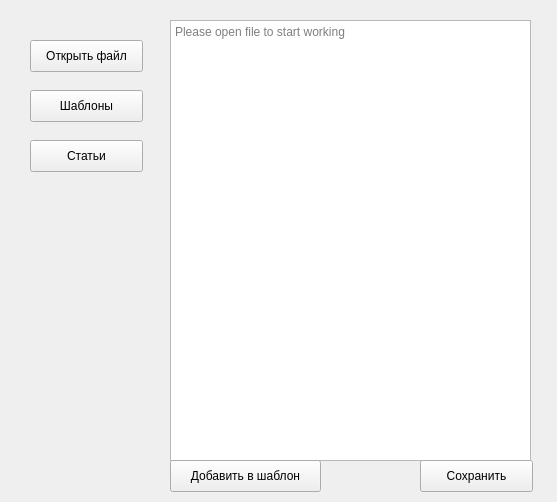
<?xml version="1.0" encoding="UTF-8"?>
<ui version="4.0">
 <class>MainWindow</class>
 <widget class="QMainWindow" name="MainWindow">
  <property name="geometry">
   <rect>
    <x>0</x>
    <y>0</y>
    <width>557</width>
    <height>502</height>
   </rect>
  </property>
  <property name="minimumSize">
   <size>
    <width>557</width>
    <height>502</height>
   </size>
  </property>
  <property name="maximumSize">
   <size>
    <width>557</width>
    <height>502</height>
   </size>
  </property>
  <property name="windowTitle">
   <string>MainWindow</string>
  </property>
  <property name="autoFillBackground">
   <bool>false</bool>
  </property>
  <property name="styleSheet">
   <string notr="true"/>
  </property>
  <widget class="QWidget" name="centralwidget">
   <property name="styleSheet">
    <string notr="true"/>
   </property>
   <widget class="QPushButton" name="templates_list">
    <property name="geometry">
     <rect>
      <x>30</x>
      <y>90</y>
      <width>113</width>
      <height>32</height>
     </rect>
    </property>
    <property name="text">
     <string>Шаблоны</string>
    </property>
   </widget>
   <widget class="QPushButton" name="open_file">
    <property name="geometry">
     <rect>
      <x>30</x>
      <y>40</y>
      <width>113</width>
      <height>32</height>
     </rect>
    </property>
    <property name="minimumSize">
     <size>
      <width>113</width>
      <height>32</height>
     </size>
    </property>
    <property name="maximumSize">
     <size>
      <width>113</width>
      <height>32</height>
     </size>
    </property>
    <property name="toolTip">
     <string/>
    </property>
    <property name="toolTipDuration">
     <number>5</number>
    </property>
    <property name="styleSheet">
     <string notr="true"/>
    </property>
    <property name="text">
     <string>Открыть файл</string>
    </property>
    <property name="iconSize">
     <size>
      <width>32</width>
      <height>32</height>
     </size>
    </property>
   </widget>
   <widget class="QTextEdit" name="textEdit">
    <property name="geometry">
     <rect>
      <x>170</x>
      <y>20</y>
      <width>361</width>
      <height>441</height>
     </rect>
    </property>
    <property name="minimumSize">
     <size>
      <width>261</width>
      <height>311</height>
     </size>
    </property>
    <property name="placeholderText">
     <string>Please open file to start working</string>
    </property>
   </widget>
   <widget class="QPushButton" name="save_button">
    <property name="geometry">
     <rect>
      <x>420</x>
      <y>460</y>
      <width>113</width>
      <height>32</height>
     </rect>
    </property>
    <property name="text">
     <string>Сохранить</string>
    </property>
   </widget>
   <widget class="QPushButton" name="models">
    <property name="geometry">
     <rect>
      <x>30</x>
      <y>140</y>
      <width>113</width>
      <height>32</height>
     </rect>
    </property>
    <property name="text">
     <string>Статьи</string>
    </property>
   </widget>
   <widget class="QPushButton" name="add_to_template">
    <property name="geometry">
     <rect>
      <x>170</x>
      <y>460</y>
      <width>151</width>
      <height>32</height>
     </rect>
    </property>
    <property name="text">
     <string>Добавить в шаблон</string>
    </property>
   </widget>
   <zorder>textEdit</zorder>
   <zorder>open_file</zorder>
   <zorder>templates_list</zorder>
   <zorder>save_button</zorder>
   <zorder>models</zorder>
   <zorder>add_to_template</zorder>
  </widget>
 </widget>
 <resources>
  <include location="../../SemanticExtractor/sem-proj/design/resources.qrc"/>
 </resources>
 <connections/>
</ui>
